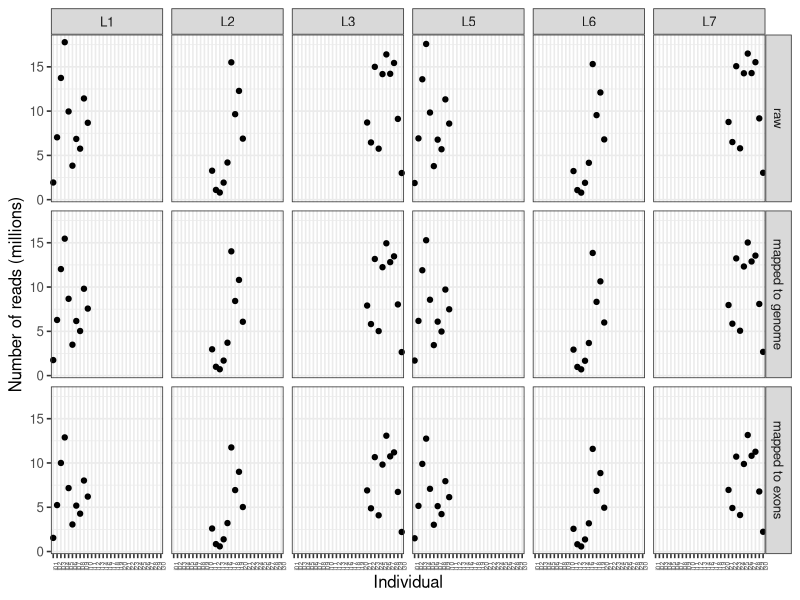
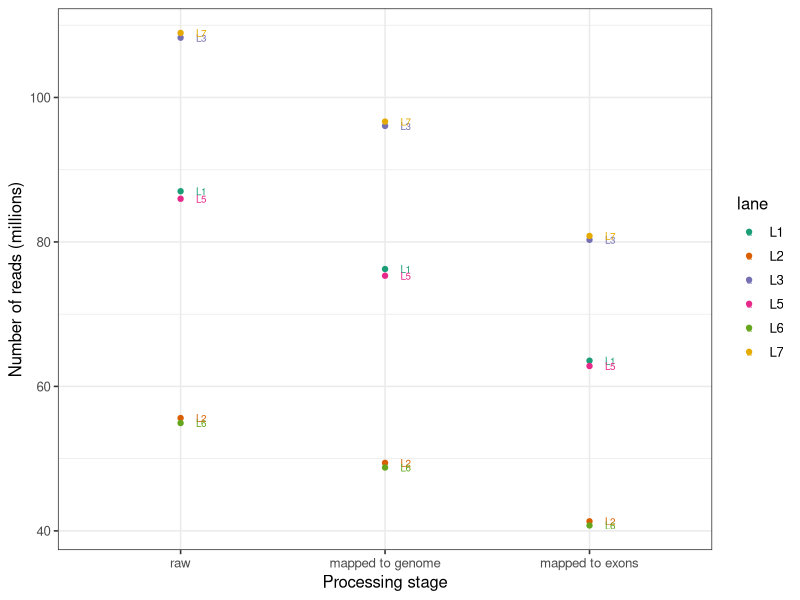
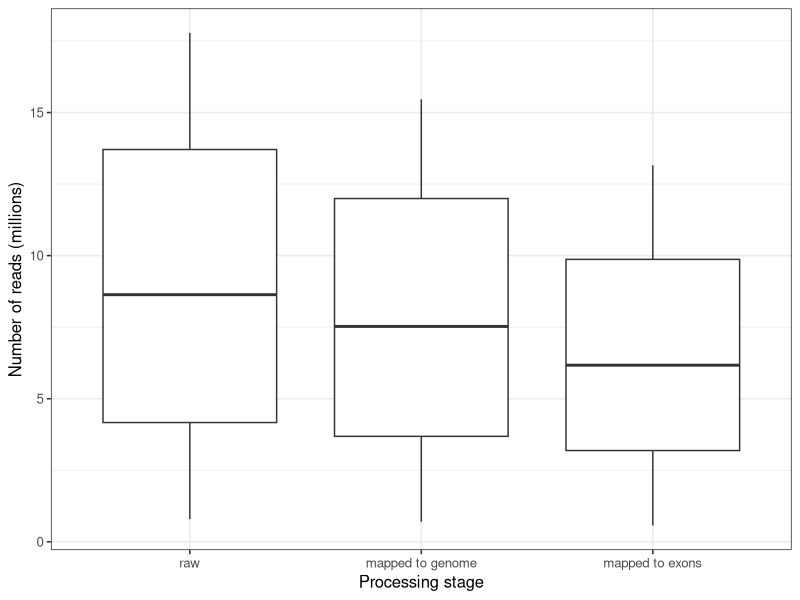
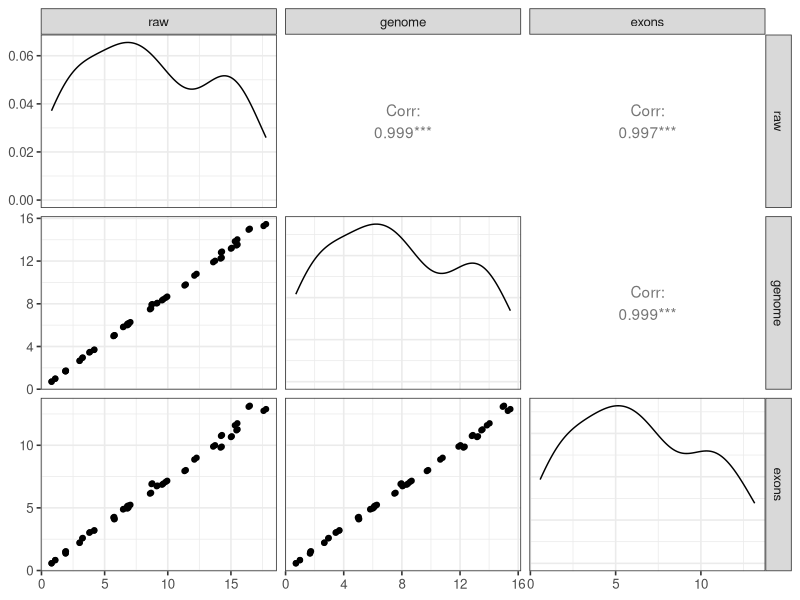

The R script that drew these images, in order:
## ---- chunk 1
library("dplyr")
library("tidyr")
library("ggplot2")
theme_set(theme_bw(base_size = 12))
library("GGally")
## ---- chunk 2
total_counts <- read.delim("../data/total-counts.txt")
str(total_counts)
summary(total_counts)
## ---- chunk 3
total_counts$stage <- factor(total_counts$stage, levels =
                               c("raw", "mapped to genome",
                                 "mapped to exons"))
## ---- chunk 4
ggplot(total_counts, aes(x = individual, y = counts / 10^6)) +
  geom_point() +
  facet_grid(stage ~ lane) +
  labs(x = "Individual", y = "Number of reads (millions)") +
  theme(axis.text.x = element_text(size = rel(0.5), angle = 90))
## ---- chunk 5
counts_per_lane <- total_counts %>%
  group_by(stage, lane) %>%
  summarize(counts = sum(counts))
## ---- chunk 6
ggplot(counts_per_lane, aes(x = stage, y = counts / 10^6, color = lane)) +
  geom_point() +
  geom_text(aes(label = lane), , nudge_x = 0.1, size = 2.5) +
  scale_color_brewer(palette = "Dark2") +
  labs(x = "Processing stage", y = "Number of reads (millions)")
## ---- chunk 7
ggplot(total_counts, aes(x = stage, y = counts / 10^6)) +
  geom_boxplot() +
  labs(x = "Processing stage", y = "Number of reads (millions)")
## ---- chunk 8
total_counts %>% group_by(stage) %>% summarize(mean = mean(counts / 10 ^6))
## ---- chunk 9
total_counts_wide <- spread(total_counts, key = stage, value = counts)
colnames(total_counts_wide) <- c(colnames(total_counts_wide)[1:5],
                                 "genome", "exons")
head(total_counts_wide)
## ---- chunk 10
lm_genome_raw <- lm(genome ~ raw, data = total_counts_wide)
lm_exons_genome <- lm(exons ~ genome, data = total_counts_wide)
lm_exons_raw <- lm(exons ~ raw, data = total_counts_wide)
## ---- chunk 11
ggpairs(total_counts_wide[, c("raw", "genome", "exons")] / 10^6)
## ---- chunk 12
sessionInfo()
